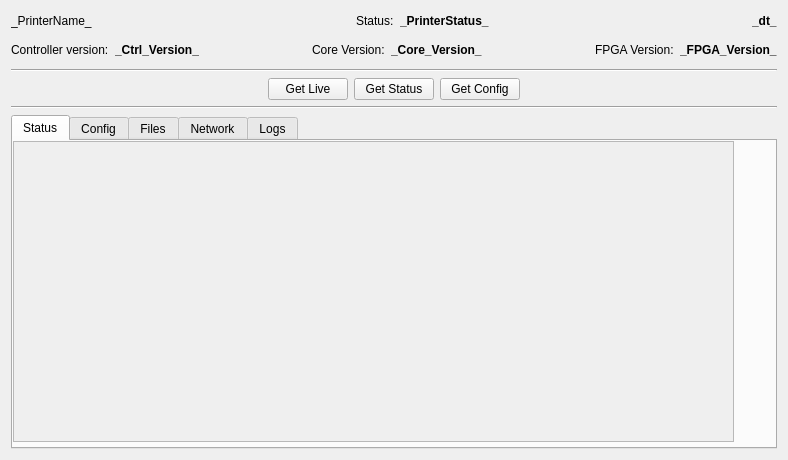
<?xml version="1.0" encoding="UTF-8"?>
<ui version="4.0">
 <class>printerView</class>
 <widget class="QWidget" name="printerView">
  <property name="geometry">
   <rect>
    <x>0</x>
    <y>0</y>
    <width>788</width>
    <height>460</height>
   </rect>
  </property>
  <layout class="QVBoxLayout" name="verticalLayout">
   <item>
    <widget class="QWidget" name="statusBar" native="true">
     <layout class="QHBoxLayout" name="horizontalLayout_2">
      <property name="leftMargin">
       <number>0</number>
      </property>
      <property name="topMargin">
       <number>0</number>
      </property>
      <property name="rightMargin">
       <number>0</number>
      </property>
      <property name="bottomMargin">
       <number>0</number>
      </property>
      <item>
       <widget class="QLabel" name="lblPrinterName">
        <property name="text">
         <string>_PrinterName_</string>
        </property>
       </widget>
      </item>
      <item>
       <spacer name="horizontalSpacer_2">
        <property name="orientation">
         <enum>Qt::Horizontal</enum>
        </property>
        <property name="sizeHint" stdset="0">
         <size>
          <width>40</width>
          <height>20</height>
         </size>
        </property>
       </spacer>
      </item>
      <item>
       <widget class="QLabel" name="lblStatus">
        <property name="text">
         <string>Status:</string>
        </property>
       </widget>
      </item>
      <item>
       <widget class="QLabel" name="lblPrinterStatus">
        <property name="font">
         <font>
          <weight>75</weight>
          <bold>true</bold>
         </font>
        </property>
        <property name="text">
         <string>_PrinterStatus_</string>
        </property>
       </widget>
      </item>
      <item>
       <spacer name="horizontalSpacer_3">
        <property name="orientation">
         <enum>Qt::Horizontal</enum>
        </property>
        <property name="sizeHint" stdset="0">
         <size>
          <width>40</width>
          <height>20</height>
         </size>
        </property>
       </spacer>
      </item>
      <item>
       <widget class="QLabel" name="lblDatetime">
        <property name="font">
         <font>
          <weight>75</weight>
          <bold>true</bold>
         </font>
        </property>
        <property name="text">
         <string>_dt_</string>
        </property>
       </widget>
      </item>
     </layout>
    </widget>
   </item>
   <item>
    <widget class="QWidget" name="widget" native="true">
     <layout class="QHBoxLayout" name="horizontalLayout_3">
      <property name="leftMargin">
       <number>0</number>
      </property>
      <property name="topMargin">
       <number>3</number>
      </property>
      <property name="rightMargin">
       <number>0</number>
      </property>
      <property name="bottomMargin">
       <number>3</number>
      </property>
      <item>
       <widget class="QLabel" name="label">
        <property name="text">
         <string>Controller version:</string>
        </property>
       </widget>
      </item>
      <item>
       <widget class="QLabel" name="lblCtrlVersion">
        <property name="font">
         <font>
          <weight>75</weight>
          <bold>true</bold>
         </font>
        </property>
        <property name="text">
         <string>_Ctrl_Version_</string>
        </property>
       </widget>
      </item>
      <item>
       <spacer name="horizontalSpacer_5">
        <property name="orientation">
         <enum>Qt::Horizontal</enum>
        </property>
        <property name="sizeHint" stdset="0">
         <size>
          <width>40</width>
          <height>20</height>
         </size>
        </property>
       </spacer>
      </item>
      <item>
       <widget class="QLabel" name="label_3">
        <property name="text">
         <string>Core Version:</string>
        </property>
       </widget>
      </item>
      <item>
       <widget class="QLabel" name="lblCoreVersion">
        <property name="font">
         <font>
          <weight>75</weight>
          <bold>true</bold>
         </font>
        </property>
        <property name="text">
         <string>_Core_Version_</string>
        </property>
       </widget>
      </item>
      <item>
       <spacer name="horizontalSpacer_6">
        <property name="orientation">
         <enum>Qt::Horizontal</enum>
        </property>
        <property name="sizeHint" stdset="0">
         <size>
          <width>40</width>
          <height>20</height>
         </size>
        </property>
       </spacer>
      </item>
      <item>
       <widget class="QLabel" name="label_2">
        <property name="text">
         <string>FPGA Version:</string>
        </property>
       </widget>
      </item>
      <item>
       <widget class="QLabel" name="lblFPGAVersion">
        <property name="font">
         <font>
          <weight>75</weight>
          <bold>true</bold>
         </font>
        </property>
        <property name="text">
         <string>_FPGA_Version_</string>
        </property>
       </widget>
      </item>
     </layout>
    </widget>
   </item>
   <item>
    <widget class="Line" name="line_2">
     <property name="orientation">
      <enum>Qt::Horizontal</enum>
     </property>
    </widget>
   </item>
   <item>
    <widget class="QWidget" name="toolBar" native="true">
     <layout class="QHBoxLayout" name="horizontalLayout">
      <property name="leftMargin">
       <number>0</number>
      </property>
      <property name="topMargin">
       <number>0</number>
      </property>
      <property name="rightMargin">
       <number>0</number>
      </property>
      <property name="bottomMargin">
       <number>0</number>
      </property>
      <item>
       <spacer name="horizontalSpacer_4">
        <property name="orientation">
         <enum>Qt::Horizontal</enum>
        </property>
        <property name="sizeHint" stdset="0">
         <size>
          <width>40</width>
          <height>20</height>
         </size>
        </property>
       </spacer>
      </item>
      <item>
       <widget class="QPushButton" name="butLive">
        <property name="text">
         <string>Get Live</string>
        </property>
        <property name="checkable">
         <bool>false</bool>
        </property>
        <property name="checked">
         <bool>false</bool>
        </property>
        <property name="flat">
         <bool>false</bool>
        </property>
       </widget>
      </item>
      <item>
       <widget class="QPushButton" name="butStatus">
        <property name="text">
         <string>Get Status</string>
        </property>
       </widget>
      </item>
      <item>
       <widget class="QPushButton" name="butConfig">
        <property name="text">
         <string>Get Config</string>
        </property>
       </widget>
      </item>
      <item>
       <spacer name="horizontalSpacer">
        <property name="orientation">
         <enum>Qt::Horizontal</enum>
        </property>
        <property name="sizeHint" stdset="0">
         <size>
          <width>40</width>
          <height>20</height>
         </size>
        </property>
       </spacer>
      </item>
     </layout>
    </widget>
   </item>
   <item>
    <widget class="Line" name="line">
     <property name="orientation">
      <enum>Qt::Horizontal</enum>
     </property>
    </widget>
   </item>
   <item>
    <widget class="QTabWidget" name="tabWidget">
     <property name="currentIndex">
      <number>0</number>
     </property>
     <widget class="QWidget" name="tabStatus">
      <property name="layoutDirection">
       <enum>Qt::LeftToRight</enum>
      </property>
      <attribute name="title">
       <string>Status</string>
      </attribute>
      <widget class="QScrollArea" name="scrollArea">
       <property name="geometry">
        <rect>
         <x>0</x>
         <y>0</y>
         <width>721</width>
         <height>301</height>
        </rect>
       </property>
       <property name="sizePolicy">
        <sizepolicy hsizetype="MinimumExpanding" vsizetype="MinimumExpanding">
         <horstretch>0</horstretch>
         <verstretch>0</verstretch>
        </sizepolicy>
       </property>
       <property name="widgetResizable">
        <bool>true</bool>
       </property>
       <widget class="QWidget" name="scrollAreaWidgetContents">
        <property name="geometry">
         <rect>
          <x>0</x>
          <y>0</y>
          <width>719</width>
          <height>299</height>
         </rect>
        </property>
       </widget>
      </widget>
     </widget>
     <widget class="QWidget" name="tabConfig">
      <attribute name="title">
       <string>Config</string>
      </attribute>
     </widget>
     <widget class="QWidget" name="tabFiles">
      <attribute name="title">
       <string>Files</string>
      </attribute>
     </widget>
     <widget class="QWidget" name="tabNetwork">
      <attribute name="title">
       <string>Network</string>
      </attribute>
     </widget>
     <widget class="QWidget" name="tabLogs">
      <attribute name="title">
       <string>Logs</string>
      </attribute>
     </widget>
    </widget>
   </item>
  </layout>
 </widget>
 <resources/>
 <connections/>
</ui>
